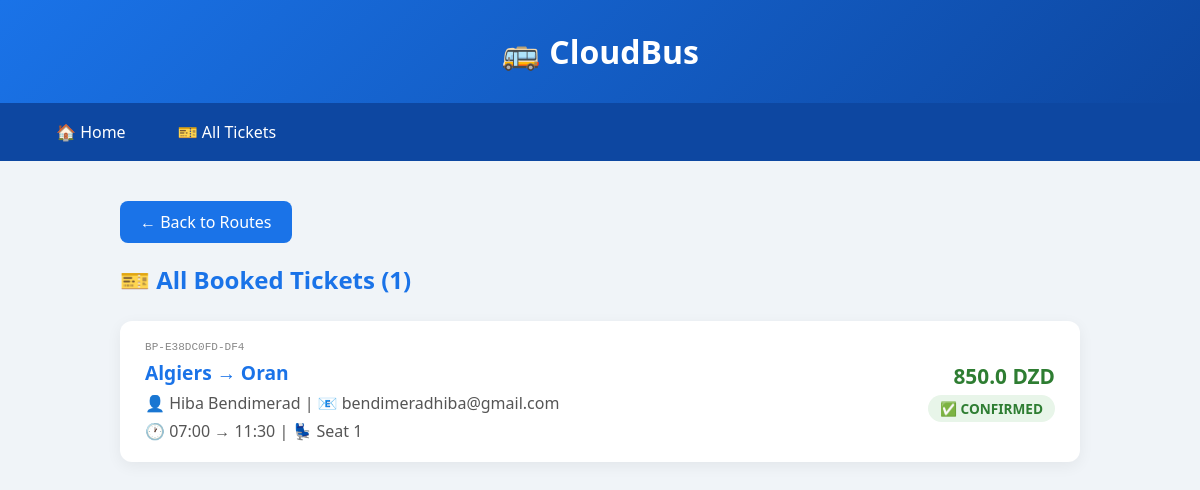
Page /tickets on the committed database.
### tables this page shows
CREATE TABLE tickets (
            id INTEGER PRIMARY KEY AUTOINCREMENT,
            ticket_number TEXT NOT NULL UNIQUE,
            passenger_name TEXT NOT NULL,
            passenger_email TEXT NOT NULL,
            route_id INTEGER NOT NULL,
            seat_number INTEGER NOT NULL,
            booking_date TEXT DEFAULT CURRENT_TIMESTAMP,
            status TEXT DEFAULT 'CONFIRMED',
            FOREIGN KEY (route_id) REFERENCES routes(id)
        );

CREATE TABLE routes (
            id INTEGER PRIMARY KEY AUTOINCREMENT,
            origin TEXT NOT NULL,
            destination TEXT NOT NULL,
            departure_time TEXT NOT NULL,
            arrival_time TEXT NOT NULL,
            price REAL NOT NULL,
            available_seats INTEGER NOT NULL
        );

### app.py (the view)
@app.route("/tickets")
def tickets():
    conn = get_db()
    all_tickets = conn.execute("""
        SELECT t.*, r.origin, r.destination, r.departure_time, r.arrival_time, r.price
        FROM tickets t JOIN routes r ON t.route_id = r.id
        ORDER BY t.booking_date DESC
    """).fetchall()
    conn.close()
    return render_template("tickets.html", tickets=all_tickets)

### app.py (called while the page is built)
def get_db():
    conn = sqlite3.connect("bus_pass.db")
    conn.row_factory = sqlite3.Row
    return conn

### templates/tickets.html (shortened to what this page needs)
<!DOCTYPE html>
<html lang="en">
<head>
</head>
<body>
    <header><h1>🚌 CloudBus</h1></header>
    <nav>
        <a href="/">🏠 Home</a>
        <a href="/tickets">🎫 All Tickets</a>
    </nav>
    <div class="container">
        <a href="/" class="back-btn">← Back to Routes</a>
        <h2>🎫 All Booked Tickets ({{ tickets|length }})</h2>
        {% if tickets %}
            {% for ticket in tickets %}
            <div class="ticket-card">
                <div class="ticket-left">
                    <span class="ticket-number">{{ ticket.ticket_number }}</span>
                    <span class="route">{{ ticket.origin }} → {{ ticket.destination }}</span>
                    <span class="passenger">👤 {{ ticket.passenger_name }} | 📧 {{ ticket.passenger_email }}</span>
                    <span class="passenger">🕐 {{ ticket.departure_time }} → {{ ticket.arrival_time }} | 💺 Seat {{ ticket.seat_number }}</span>
                </div>
                <div class="ticket-right">
                    <div class="price">{{ ticket.price }} DZD</div>
                    <div class="status">✅ {{ ticket.status }}</div>
                </div>
            </div>
            {% endfor %}
        {% else %}
            <div class="empty">No tickets booked yet. <a href="/">Book your first ticket!</a></div>
        {% endif %}
    </div>
</body>
</html>

### templates/tickets.html (style rules this page uses)
* { margin: 0; padding: 0; box-sizing: border-box; }
body { font-family: 'Segoe UI', sans-serif; background: #f0f4f8; }
header { background: linear-gradient(135deg, #1a73e8, #0d47a1); color: white; padding: 30px 40px; text-align: center; }
header h1 { font-size: 2em; }
nav { background: #0d47a1; padding: 12px 40px; display: flex; gap: 20px; }
nav a { color: white; text-decoration: none; font-weight: 500; padding: 6px 16px; border-radius: 20px; }
.container { max-width: 1000px; margin: 40px auto; padding: 0 20px; }
h2 { color: #1a73e8; margin-bottom: 25px; }
.ticket-card { background: white; border-radius: 12px; padding: 20px 25px; margin-bottom: 15px; box-shadow: 0 4px 15px rgba(0,0,0,0.06); display: flex; justify-content: space-between; align-items: center; }
.ticket-left { display: flex; flex-direction: column; gap: 6px; }
.ticket-number { font-size: 0.85em; color: #888; font-family: monospace; }
.route { font-size: 1.2em; font-weight: 700; color: #1a73e8; }
.passenger { color: #555; }
.ticket-right { text-align: right; }
.price { font-size: 1.3em; font-weight: 700; color: #2e7d32; }
.status { background: #e8f5e9; color: #2e7d32; padding: 4px 12px; border-radius: 20px; font-size: 0.85em; font-weight: 600; margin-top: 5px; display: inline-block; }
.back-btn { display: inline-block; margin-bottom: 20px; padding: 10px 20px; background: #1a73e8; color: white; border-radius: 8px; text-decoration: none; font-weight: 500; }

### rows in the picture
tickets: ticket_number "BP-E38DC0FD-DF4", origin "Algiers", destination "Oran", passenger_name "Hiba Bendimerad", passenger_email "bendimeradhiba@gmail.com", departure_time "07:00", arrival_time "11:30", seat_number "1", price "850.0", status "CONFIRMED"

### other values in the picture
{{ tickets|length }} "1"
